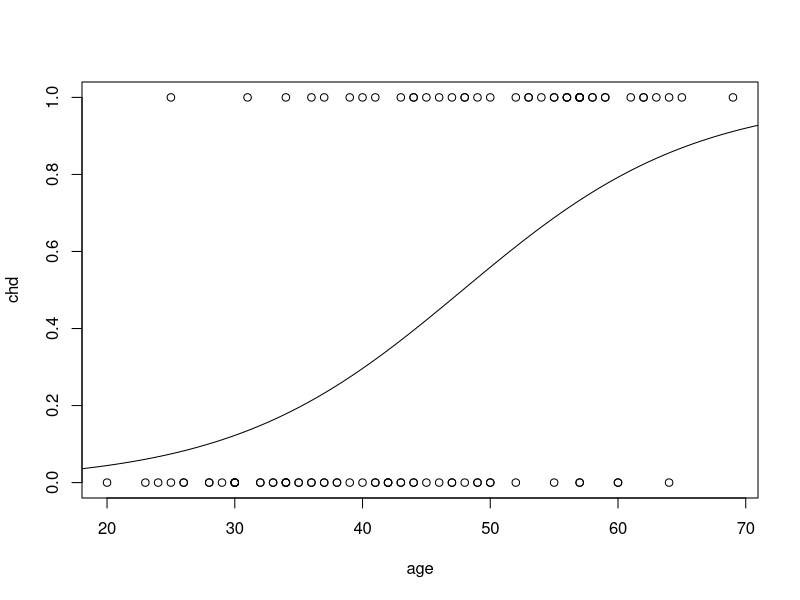
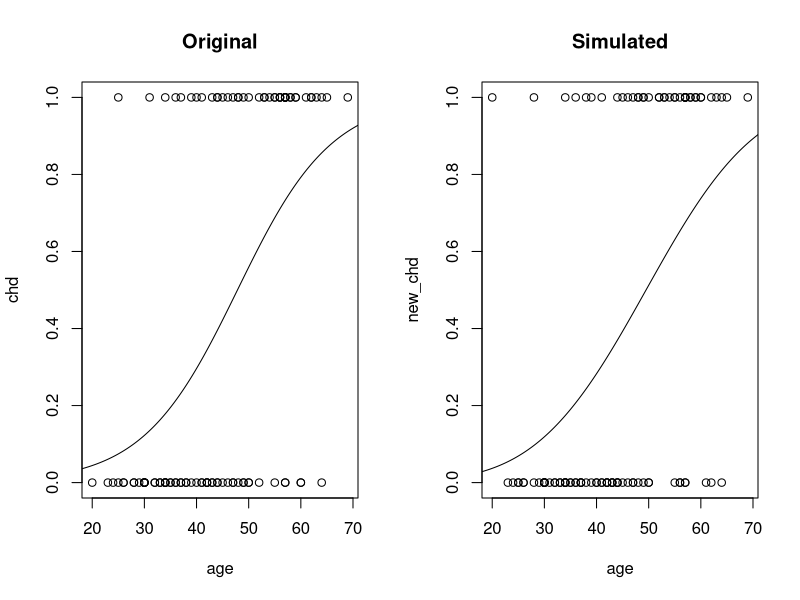
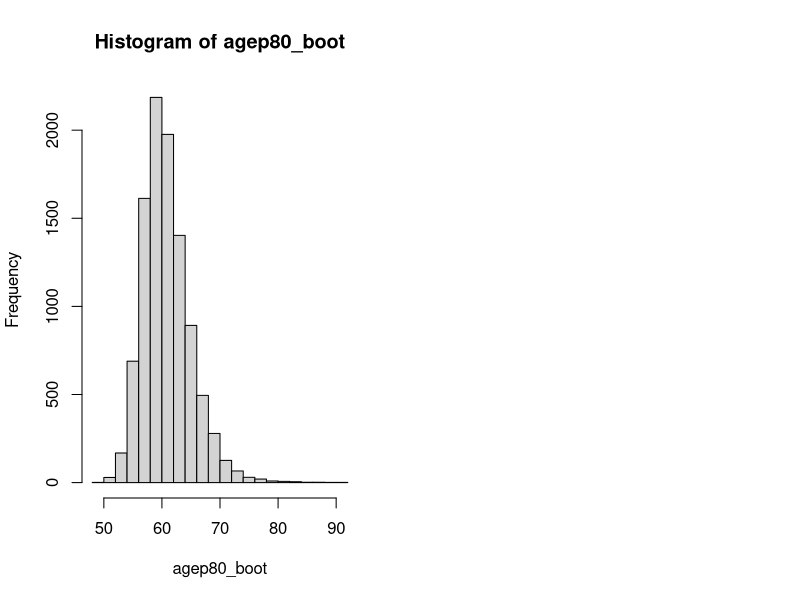

Source code (R) for these figures, in order:
### Bootstrapping

# Bootstrapping is especially useful in cases where
#   - It is difficult or impossible to obtain a sampling dist based on theory
#   - The assumptions required to obtain a theoretical sampling dist are in doubt

# Note: 

# The bootstrap is NOT used to get a better estimate of a statistic - the
# expected value of the boostrap estimate is equal to the sample estimate

# The data must be independent and representive of the population

# Does not compensate for the model misspecification

# ______________________________________________________________________________

## Parametric bootstrapping

setwd("/Users/tarineccleston/Documents/Masters/STATS 762/regression-for-DS/bootstrapping")

# a bit of a throwback
chd_df = read.table("data/chd.data", header = TRUE)
chd_fit = glm(chd ~ age, family = "binomial", data = chd_df)

summary(chd_fit)
plot(chd ~ age, data = chd_df)
xx = seq(10, 80, length.out = 1000)
yy = predict(chd_fit, newdata = data.frame(age = xx), type = "response")
lines(xx, yy)
  
# How do we estimate the age which you are 80% likely to get CHD?
# Bootstrapping is simulating data consistent with the model instead of collecting more data.
# Assuming model is true

# Create new matrix, age from sample, and predicted likelihood of chd to the response
cbind(chd_df$age, fitted(chd_fit))

# flipping "coin" for each person from age 20 -> 63
n_people = nrow(chd_df)
new_chd = rbinom(n_people, 1, predict(chd_fit, type = "response"))

# comparison between real and simulated responce
par(mfrow = c(1, 2))
plot(chd ~ age, data = chd_df, main = "Original")
yy = predict(chd_fit, newdata = data.frame(age = xx), type = "response")
lines(xx, yy)
plot(new_chd ~ age, data = chd_df, main = "Simulated")

# fit binomial model
new_fit = glm(new_chd ~ age, family = binomial("probit"), data = chd_df)
yy = predict(new_fit, newdata = data.frame(age = xx), type = "response")
lines(xx, yy)

# create multiple simulations to calculate estimates for int and co-eff, and then calculate SE, SD
# can run simulations instead of calculating values using maths/theory
n_boots = 10000
coef_boot = matrix(0, nrow = n_boots, ncol = 2)
# vector to store estimates of the age at which the chance of having CHD is 80%
agep80_boot = numeric(n_boots)
for (i in 1:n_boots){
  chd_boot = rbinom(n_people, 1, predict(chd_fit, type = "response"))
  fit_boot = glm(chd_boot ~ chd_df$age, family = binomial(link = "probit"))
  coef_boot[i, ] = coef(fit_boot)
  agep80_boot[i] = (0.84162 - coef(fit_boot)[1])/coef(fit_boot)[2]
}
  
# Let's see how we did with the estimated coefficients, comparing them to theory

# SE from summary()
summary(chd_fit)$coef[,2]
# SE from the boostrap
apply(coef_boot, 2, sd)
## not sure why the standard errors are really far apart

# estimate from the real data
agep80_est = (0.84162 - coef(chd_fit)[1]/coef(chd_fit)[2])
agep80_est
# the standard error calculated by bootstrap
agep80_se = sd(agep80_boot)

# we can use standard theory (i.e assuming a normal sampling dist) to get a
# confidence interval
c(agep80_est - qnorm(0.975)*agep80_se, agep80_est + 1.96*agep80_se)

hist(agep80_boot, breaks = 20)

# there's a better way to do all of this which doesn't require us to assume the sampling 
# distribution for the estimator (beta coefficients) is normal
# the histogram shows that the data is slightly right-skewed

# easier way to get confidence intervals
# confidence interval for Beta0
quantile(coef_boot[, 1], probs = c(0.025, 0.975))
# confidence interval for Beta1
quantile(coef_boot[, 1], probs = c(0.025, 0.975))
# confidence interval for the age at which CHD prob is 80% is...
quantile(coef_boot[, 1], probs = c(0.025, 0.975))

# normal Q-Q plots can be used to visualize data skew. if the slope is straight
# then the data is not skewed

# ______________________________________________________________________________

## Non-parametric Bootstrapping

# the difference between parametric and non-parametric is we resample from
# the original data set
# mimics sampling from the population

# sample random numbers from 0 - 100, corresponding to the data rows in the 
# original data set

# for one iteration...
# s = sample(n_people, replace = TRUE)
# chd_df_np_boot = chd_df[s,]

n_np_boots = 10000

coef_np_boots = matrix(0, nrow = n_boots, ncol = 2)
agep80_np_boot = numeric(n_boots)

# for 10000 iterations
for (i in 1:n_np_boots) {
  # only difference between non-parametric and parametric is this line of code
  chd_df_np_boot = chd_df[sample(n_people, replace = TRUE),]
  fit_np_boot = glm(chd ~ age, family = binomial(link = "probit"), data = chd_df_np_boot)
  coef_np_boots[i,] = coef(fit_np_boot)
  agep80_np_boot = (0.84162 - coef(fit_np_boot)[1]/coef(fit_np_boot)[2])
}

# compare standard deviations
# the standard deviations between parametric and non-parametric bootstrapping
# are quite similar. The SD is a measure of how much variance there is for beta
# values in the simulated data
apply(coef_np_boots, 2, sd)
apply(coef_boot, 2, sd)

# Notes: non-parametric bootstrapping is gold standard as you are not relying 
# on the accuracy of your model to simulate new data
